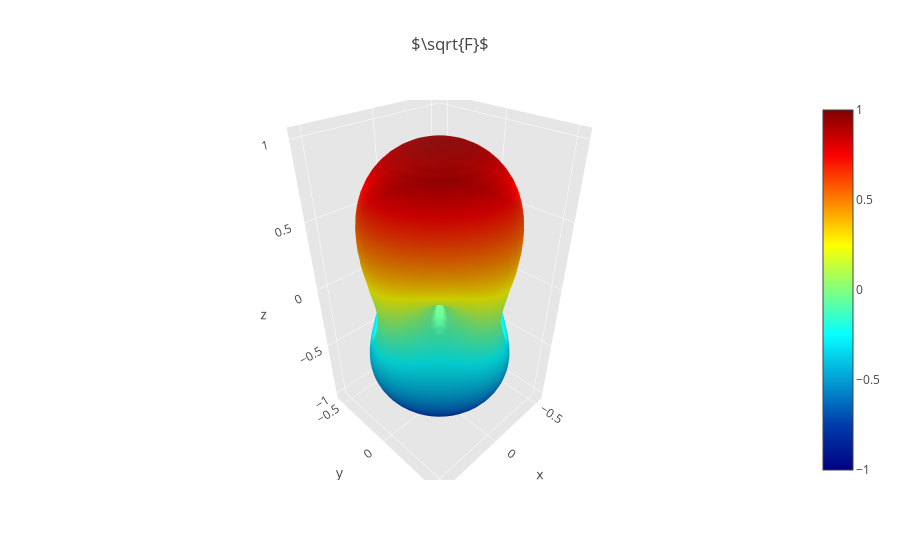

The cell this chart's notebook holds for it:
### Markdown cell above
# |F| - Tesis

### Code cell
import numpy as np
import plotly.plotly
plotly.offline.init_notebook_mode(connected=True)
import plotly.offline as py
import plotly.graph_objs as go

# compute theta and phi angles
theta_aux = np.linspace(0,np.pi,50)
phi_aux = np.linspace(0,2*np.pi,50)
psi = 0

# compute grid for theta and phi
theta, phi  = np.meshgrid(theta_aux, phi_aux)

# tesis (Drago, s.f) eq 2.21
fp = (((0.5)*(1+ pow(np.cos(theta),2))*(np.cos(2*phi))*(np.cos(2*psi))) - ((np.cos(theta))*(np.sin(2*phi))*(np.sin(2*psi))))
fc = (((0.5)*(1+ pow(np.cos(theta),2))*(np.cos(2*phi))*(np.sin(2*psi))) + ((np.cos(theta))*(np.sin(2*phi))*(np.cos(2*psi))))
abs_f = (pow((pow(fp,2) + pow(fc,2)),0.5))
    
x = abs_f * np.cos(phi) * np.sin(theta)  # x = r*cos(phi)*sin(theta)
y = abs_f * np.sin(phi) * np.sin(theta)  # y = r*sin(phi)*sin(theta)
z = abs_f * np.cos(theta)                # z = np.cos(theta)

surface = go.Surface(x = x, y = y, z = z, colorscale = 'Jet')
data = [surface]

layout = go.Layout(
    title = '$\sqrt{F}$',
    scene = dict(
        xaxis = dict(
            gridcolor = 'rgb(255, 255, 255)',
            zerolinecolor = 'rgb(255, 255, 255)',
            showbackground = True,
            backgroundcolor = 'rgb(230, 230,230)'
        ),
        yaxis = dict(
            gridcolor = 'rgb(255, 255, 255)',
            zerolinecolor = 'rgb(255, 255, 255)',
            showbackground = True,
            backgroundcolor = 'rgb(230, 230,230)'
        ),
        zaxis = dict(
            gridcolor = 'rgb(255, 255, 255)',
            zerolinecolor = 'rgb(255, 255, 255)',
            showbackground = True,
            backgroundcolor = 'rgb(230, 230,230)'
        )
    )
)

fig = go.Figure(data = data, layout = layout)
py.iplot(fig, filename = 'f_tesis')

### Figure 1 — Plotly figure (JSON) as saved in the notebook; plotly's stock layout.template omitted (floating-point values rounded to 4 significant figures; data arrays with more than 128 entries replaced by an {"elided": "..."} marker saying what was removed)
{"data": [{"colorscale": "Jet", "type": "surface", "uid": "3995c64f-bad8-47bf-897a-76a87c87979f", "x": {"elided": "50x50 float values"}, "y": {"elided": "50x50 float values"}, "z": {"elided": "50x50 float values"}}], "layout": {"scene": {"xaxis": {"backgroundcolor": "rgb(230, 230,230)", "gridcolor": "rgb(255, 255, 255)", "showbackground": true, "zerolinecolor": "rgb(255, 255, 255)"}, "yaxis": {"backgroundcolor": "rgb(230, 230,230)", "gridcolor": "rgb(255, 255, 255)", "showbackground": true, "zerolinecolor": "rgb(255, 255, 255)"}, "zaxis": {"backgroundcolor": "rgb(230, 230,230)", "gridcolor": "rgb(255, 255, 255)", "showbackground": true, "zerolinecolor": "rgb(255, 255, 255)"}}, "title": {"text": "$\\sqrt{F}$"}}}
